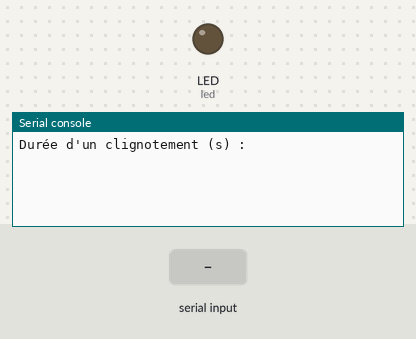
The program below on a simulated CircuitPython board. Parts: output pins drawn as LEDs (lit = HIGH), the last lines printed to the serial console. Inputs (shaded band) come from the test bench.

Above: at 1.2 s.
1.3 s: "0" typed at the serial console, then Enter
At 2.4 s:
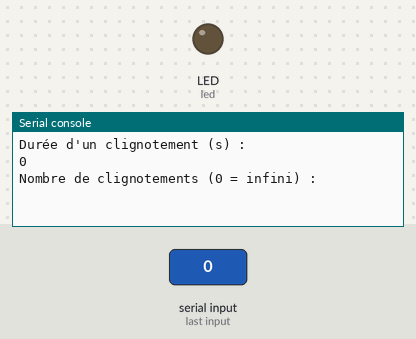
2.8 s: "0" typed at the serial console, then Enter
At 3.3 s:
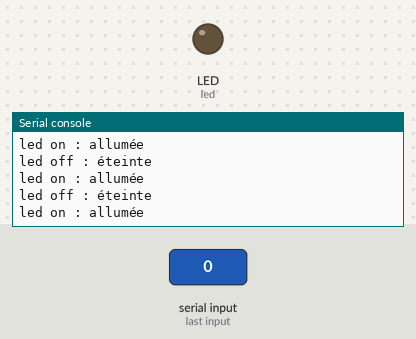

The program:

clignotement_led.py
```python
from time import sleep
import board
from digitalio import DigitalInOut, Direction

# La LED qui se trouve sur la carte
led = DigitalInOut(board.LED)
led.direction = Direction.OUTPUT

duration = float(input("Durée d'un clignotement (s) : "))
blink_amount = int(input("Nombre de clignotements (0 = infini) : "))

def blink():
    led.value = True
    print("led on : allumée")
    sleep(duration/2)

    led.value = False
    print("led off : éteinte")
    sleep(duration/2)

if blink_amount == 0:
    while True:
        blink()
else:
    for i in range(blink_amount):
        blink()
    print("Clignotements finis.")
```

Measured:
- after the input at 1.3 s, the serial console: prints a new line at once (image 1)
- after the input at 2.8 s, the serial console: prints a new line at once (image 2)
